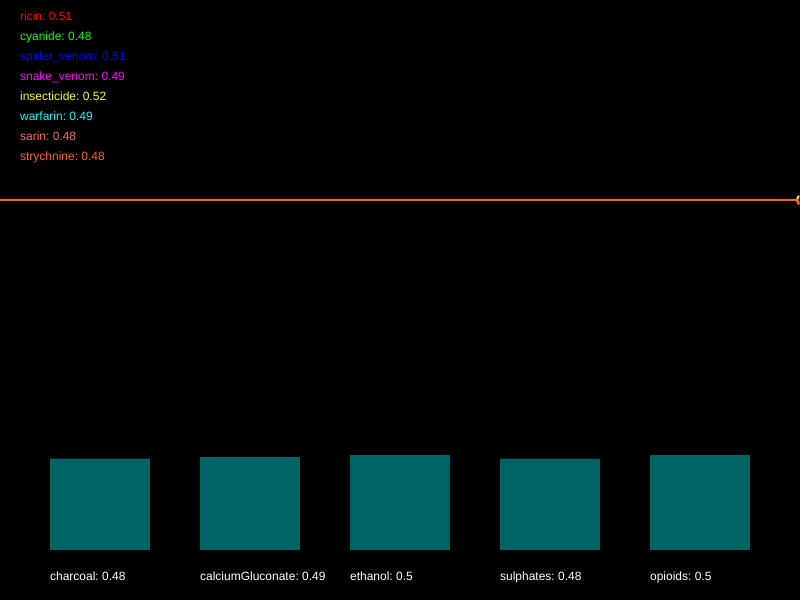
Frame 1 (no input)
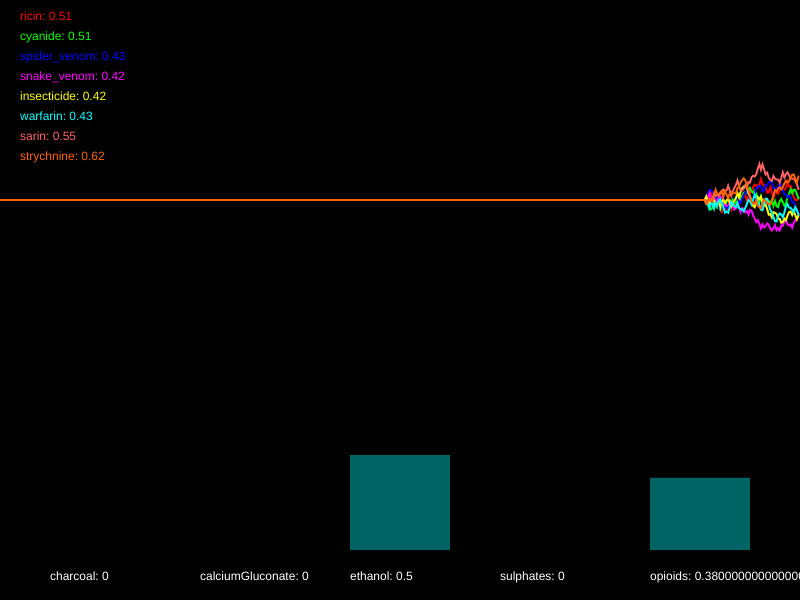
Frame 60 (no input)
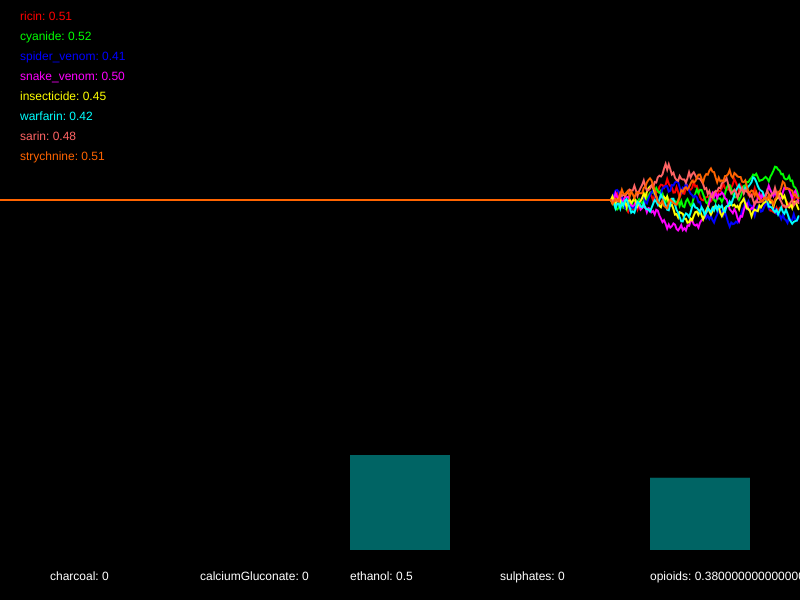
Frame 120 (the mouse pressed at the canvas centre since frame 60)

The p5.js sketch that drew these frames (run headless with seeded random() and noise() and a simulated clock; from frame 60 on, the mouse is pressed at the canvas centre):

// p5.js sketch
// ── sketch.js
/*

Officer: 5714476
CaseNum: 401-3-91320099-5714476

Case 401 - The Case of Norbert's Weiner Stand
Stage 4 - Mortal Cupcake

It seems that Norbert is getting desperate now. In what appears to be his final
stand he has set up his own cupcake shop. The laced cupcakes look delicious but
they are extremely dangerous. Just a brief whiff of one can induce a series of
deadly symptoms. This is Norbert’s most complex poison to date, so you’ll have
to work hard to produce a viable antidote.

You must develop the antidote by using conditional statements in the draw loop to
do the following.

	- When either spider_venom goes above 0.61, strychnine dips below 0.71, ricin goes above 0.48, or perhaps snake_venom dips below 0.25, reduce charcoal by 0.02
	- When sarin dips below 0.27 or warfarin goes above 0.55, whilst at the same time, insecticide goes above 0.34 and cyanide goes above 0.28, raise charcoal by 0.05
	- When either sarin dips below 0.7, spider_venom dips below 0.47, strychnine goes above 0.44, or perhaps insecticide dips below 0.5, reduce calciumGluconate by 0.01
	- If warfarin dips below 0.39 or snake_venom goes above 0.38, whilst at the same time, cyanide goes above 0.7 and ricin goes above 0.75, increment calciumGluconate by 0.01
	- When snake_venom dips below 0.54 or warfarin goes above 0.33, whilst at the same time, cyanide dips below 0.65 and strychnine dips below 0.4, decrement ethanol by 0.02
	- When insecticide dips below 0.28 and ricin dips below 0.5, whilst at the same time, spider_venom dips below 0.66 or sarin goes above 0.65, increment ethanol by 0.02
	- If ricin goes above 0.26, or on the other hand, snake_venom goes above 0.47 and insecticide goes above 0.44, decrease sulphates by 0.02
	- If warfarin goes above 0.67, cyanide dips below 0.43, and also sarin dips below 0.25, try increasing sulphates by 0.04
	- If strychnine dips below 0.52 and warfarin dips below 0.36, or on the other hand, insecticide goes above 0.56, reduce opioids by 0.04
	- When sarin dips below 0.55, cyanide dips below 0.54, and also spider_venom dips below 0.33, raise opioids by 0.05


Your conditional statements should:

consider the following poisons:

	- ricin
	- cyanide
	- spider_venom
	- snake_venom
	- insecticide
	- warfarin
	- sarin
	- strychnine


and modify the following antidotes:

	- charcoal
	- calciumGluconate
	- ethanol
	- sulphates
	- opioids


- There are many ways to complete this task but you should only use the
following commands:

	if(){}
	+=
	-=

*/

//Declare the poison variables
var ricin;
var cyanide;
var spider_venom;
var snake_venom;
var insecticide;
var warfarin;
var sarin;
var strychnine;


//Declare the antidote variables
var charcoal;
var calciumGluconate;
var ethanol;
var sulphates;
var opioids;


//This variable is used for drawing the graph
var graphs;


function setup()
{

	createCanvas(800,600);
	strokeWeight(2);

	//initialise the poisons and antidotes
	ricin = 0.5;
	cyanide = 0.5;
	spider_venom = 0.5;
	snake_venom = 0.5;
	insecticide = 0.5;
	warfarin = 0.5;
	sarin = 0.5;
	strychnine = 0.5;
	charcoal = 0.5;
	calciumGluconate = 0.5;
	ethanol = 0.5;
	sulphates = 0.5;
	opioids = 0.5;


	//fills the graph with empty values
	graphs = [];

	for(var i = 0; i < 8; i++)
	{
		graphs.push([]);
		for(var j = 0; j < 512; j++)
		{
			graphs[i].push(0.5);
		}
	}

}

function draw()
{

	//Develop the antidote below
	//Write conditional statements to change the amount of each substance ...

	if (spider_venom > 0.61 || strychnine < 0.71 || ricin > 0.48 || snake_venom < 0.25){
		charcoal -= 0.02;
	}

	if ((sarin < 0.27 || warfarin > 0.55) && (insecticide > 0.34 && cyanide > 0.28)){
		charcoal += 0.05;
	}

	if (sarin < 0.7 || spider_venom < 0.47 || strychnine > 0.44 || insecticide < 0.5){
		calciumGluconate -= 0.01;
	}

	if ((warfarin < 0.39 || snake_venom > 0.38) && (cyanide > 0.7 && ricin > 0.75)){
		calciumGluconate += 0.01;
	}

	if ((snake_venom < 0.54 || warfarin > 0.33) && (cyanide < 0.65 && strychnine < 0.4)){
		ethanol -= 0.02;
	}

	if ((insecticide < 0.28 && ricin < 0.5) && (spider_venom < 0.66 || sarin > 0.65)){
		ethanol += 0.02;
	}

	if ((ricin > 0.26) || (snake_venom > 0.47 && insecticide > 0.44)){
		sulphates -= 0.02
	}

	if (warfarin > 0.67 && cyanide < 0.43 && sarin < 0.25){
		sulphates += 0.04;
	}

	if ((strychnine < 0.52 && warfarin < 0.36) || (insecticide > 0.56)){
		opioids -= 0.04;
	}

	if (sarin < 0.55 && cyanide < 0.54 && spider_venom < 0.33){
		opioids += 0.05;
	}

	//////////////////////////////////////////////////////

	//the code below generates new values using random numbers

	/*
		For testing, you might want to temporarily comment out
		these lines and set the same variables to constant values
		instead.
	*/

	ricin = nextValue(graphs[0],ricin);
	cyanide = nextValue(graphs[1],cyanide);
	spider_venom = nextValue(graphs[2],spider_venom);
	snake_venom = nextValue(graphs[3],snake_venom);
	insecticide = nextValue(graphs[4],insecticide);
	warfarin = nextValue(graphs[5],warfarin);
	sarin = nextValue(graphs[6],sarin);
	strychnine = nextValue(graphs[7],strychnine);


	charcoal = constrain(charcoal, 0, 1);
	calciumGluconate = constrain(calciumGluconate, 0, 1);
	ethanol = constrain(ethanol, 0, 1);
	sulphates = constrain(sulphates, 0, 1);
	opioids = constrain(opioids, 0, 1);


	///////// DO NOT CHANGE THE CODE BELOW ///////////

	//drawing code

	// set background
	background(0);
	noFill();

	//draw the graphs for the vitals

	var colors = [
		color(255, 0, 0),
		color(0, 255, 0),
		color(0, 0, 255),
		color(255, 0, 255),
		color(255, 255, 0),
		color(0, 255, 255),
		color(255, 100, 100),
		color(255, 100, 0)
	];

	for(var i = 0; i < graphs.length; i++)
	{
		stroke(colors[i]);
		drawGraph(graphs[i]);
	}

	//draw the poisons as text
	noStroke();
	fill(colors[0]);
	text('ricin: ' + nf(ricin,1,2), 20,20);
	fill(colors[1]);
	text('cyanide: ' + nf(cyanide,1,2), 20,40);
	fill(colors[2]);
	text('spider_venom: ' + nf(spider_venom,1,2), 20,60);
	fill(colors[3]);
	text('snake_venom: ' + nf(snake_venom,1,2), 20,80);
	fill(colors[4]);
	text('insecticide: ' + nf(insecticide,1,2), 20,100);
	fill(colors[5]);
	text('warfarin: ' + nf(warfarin,1,2), 20,120);
	fill(colors[6]);
	text('sarin: ' + nf(sarin,1,2), 20,140);
	fill(colors[7]);
	text('strychnine: ' + nf(strychnine,1,2), 20,160);


	//draw the antidotes bar chart
	drawBar(charcoal,50,'charcoal');
	drawBar(calciumGluconate,200,'calciumGluconate');
	drawBar(ethanol,350,'ethanol');
	drawBar(sulphates,500,'sulphates');
	drawBar(opioids,650,'opioids');


}

function nextValue(graph, val)
{
	//gets the next value for a vital and puts it in an array for drawing
	var delta = random(-0.03,0.03);

	val += delta;
	if(val > 1 || val < 0)
	{
		delta *= -1;
		val += delta * 2;
	}

	graph.push(val)
	graph.shift();
	return val;
}

function drawGraph(graph)
{
	//draws an array as a graph
	beginShape();
	for(var i = 0; i < graph.length; i++)
	{
			vertex(width * i/512, height * 0.5 - graph[i]* height/3)
	}
	endShape();
}


function drawBar(val, x, name)
{
	//draws the bars for bar chart
    noStroke();
    fill(0,100,100);
	var mh = height * 0.4 - 50;
	rect(x,(height - 50) - val*mh, 100, val*mh);
    fill(255);
	text(name + ": " + val, x, height - 20);
}
